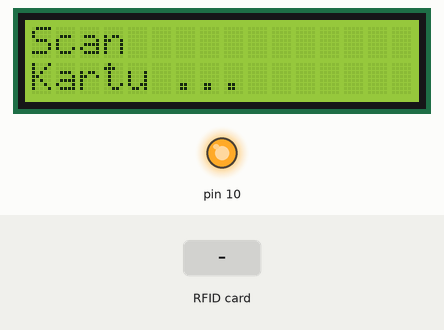
This sketch was run on a simulated Arduino Uno, built with avr-gcc and run on an emulated ATmega328P. On the bench: 16×2 character LCD, output pins drawn as LEDs (lit = HIGH). The inputs (shaded band) are chosen by the test bench. What the sketch prints to the serial monitor is not drawn.

Above: at 3.3 s.
3.4 s: RFID card D9 DF 60 B9 held to the reader
At 4.1 s:
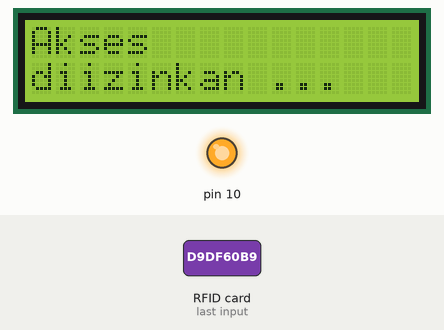
6.4 s: RFID card 5E 7A 19 C4 held to the reader
At 6.8 s:
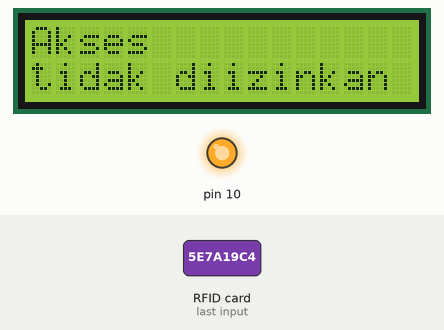
9.4 s: RFID card 79 D0 24 A3 held to the reader
At 10.4 s:
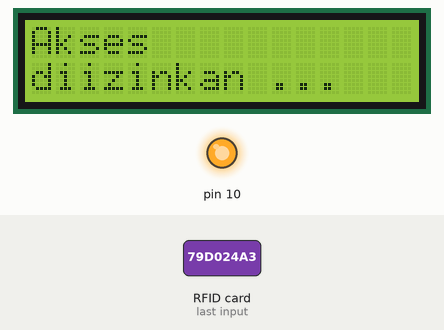
Timing chart, 0 to 12.4 s (numbered marks = the images above; inputs shaded):
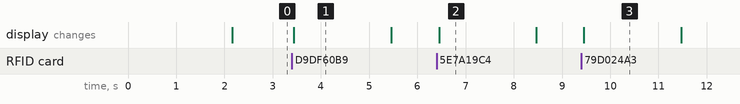

The sketch:

KEAMANAN_LAB.ino
```cpp
#include <Wire.h>
#include <SPI.h>
#include <MFRC522.h>
#include <LiquidCrystal_I2C.h>

#define pin_reset 0
#define pin_ss 2

LiquidCrystal_I2C lcd(0x27, 16, 2);

MFRC522 mfrc522(pin_ss,pin_reset);
//SoftwareSerial mySerial(0, 15); // RX, TX

void setup() {
//  Wire.pins(4,5); // SDA, SCL
//  Wire.begin();
  Serial.begin(9600);
  SPI.begin();
  mfrc522.PCD_Init();
  Serial.println("Put your card to the reader...");
  lcd.begin();
  lcd.backlight();
  printLcd("Sistem keamanan","laboratorium");
  delay(2000);
}

void loop() {
  printLcd("Scan","Kartu ...");
  if(!mfrc522.PICC_IsNewCardPresent()){
    return;
  }

  if(!mfrc522.PICC_ReadCardSerial()){
    return;
  }

  Serial.print("UID tag :");
  String content = "";
  byte letter;

  for(byte i = 0; i < mfrc522.uid.size; i++){
    Serial.print(mfrc522.uid.uidByte[i] < 0x10 ? " 0" : " ");
    Serial.print(mfrc522.uid.uidByte[i], HEX);
    content.concat(String(mfrc522.uid.uidByte[i] < 0x10 ? " 0" : " "));
    content.concat(String(mfrc522.uid.uidByte[i], HEX));
  }

  Serial.println();
  Serial.print("Pesan : ");
  content.toUpperCase();


  if(content.substring(1) == "D9 DF 60 B9"){
    Serial.println("Kartu cocok");
    Serial.println();
    printLcd("Akses","diizinkan ...");
    delay(1000);
  }

  else if(content.substring(1) == "79 D0 24 A3"){
    Serial.println("Kartu cocok");
    Serial.println();
    printLcd("Akses","diizinkan ...");
    delay(1000);
  }

  else{
    Serial.println("Kartu Tidak cocok");
    printLcd("Akses","tidak diizinkan ...");
    delay(1000);
  }

  delay(1000);

}


void printLcd(String teks, String teks2){
  lcd.clear();
  lcd.setCursor(0,0);
  lcd.print(teks);
  lcd.setCursor(0,1);
  lcd.print(teks2);
}
```

Measured:
- after the input at 3.4 s, the display: changes at once (image 1)
- after the input at 6.4 s, the display: changes after 0.05 s (image 2)
- after the input at 9.4 s, the display: changes after 0.05 s (image 3)
- what the display in image 1 shows lasts 2.1 s, from 3.4 s to 5.5 s
